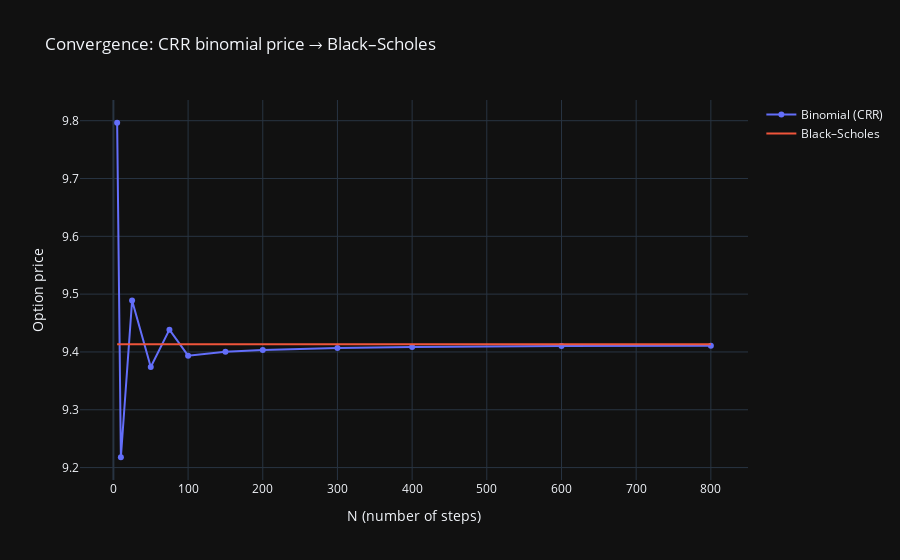
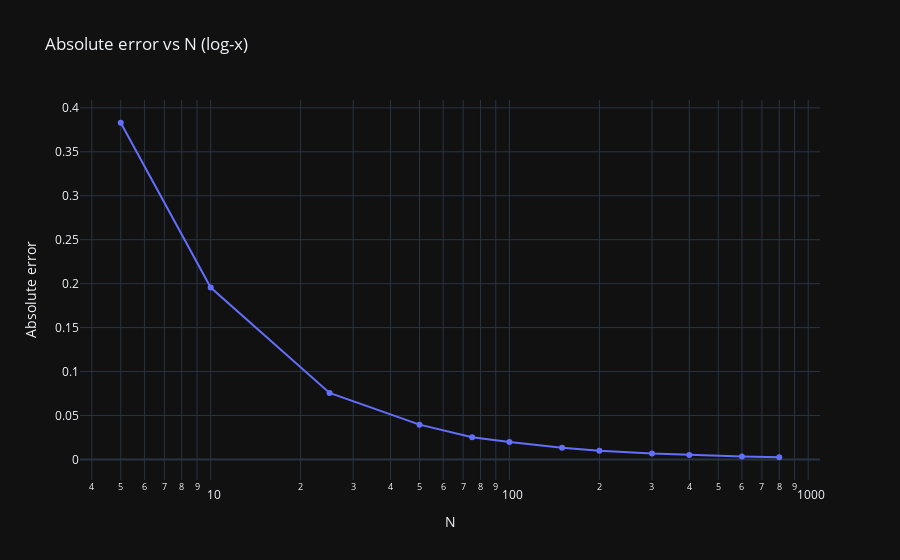

Source (notebook cell) for these figures, in order:
### Code cell
fig = go.Figure()
fig.add_trace(go.Scatter(x=df_conv["N"], y=df_conv["binomial_price"], mode="lines+markers", name="Binomial (CRR)"))
fig.add_trace(go.Scatter(x=df_conv["N"], y=df_conv["bs_price"], mode="lines", name="Black–Scholes"))
fig.update_layout(
    title="Convergence: CRR binomial price → Black–Scholes",
    xaxis_title="N (number of steps)",
    yaxis_title="Option price",
    template="plotly_dark"
)
fig.show()
fig.write_html(ASSETS_DIR / "convergence_binomial_vs_bs.html")

fig2 = go.Figure()
fig2.add_trace(go.Scatter(x=df_conv["N"], y=df_conv["abs_error"], mode="lines+markers", name="|CRR - BS|"))
fig2.update_layout(
    title="Absolute error vs N (log-x)",
    xaxis_title="N",
    yaxis_title="Absolute error",
    template="plotly_dark"
)
fig2.update_xaxes(type="log")
fig2.show()
fig2.write_html(ASSETS_DIR / "error_vs_N.html")

print("Saved HTML charts in:", ASSETS_DIR)

### Figure 1 — Plotly figure (JSON) as saved in the notebook; plotly's stock layout.template omitted (floating-point values rounded to 4 significant figures)
{"data": [{"mode": "lines+markers", "name": "Binomial (CRR)", "type": "scatter", "x": [5, 10, 25, 50, 75, 100, 150, 200, 300, 400, 600, 800], "y": [9.796, 9.218, 9.489, 9.374, 9.439, 9.394, 9.4, 9.403, 9.407, 9.408, 9.41, 9.411]}, {"mode": "lines", "name": "Black–Scholes", "type": "scatter", "x": [5, 10, 25, 50, 75, 100, 150, 200, 300, 400, 600, 800], "y": [9.413, 9.413, 9.413, 9.413, 9.413, 9.413, 9.413, 9.413, 9.413, 9.413, 9.413, 9.413]}], "layout": {"title": {"text": "Convergence: CRR binomial price → Black–Scholes"}, "xaxis": {"title": {"text": "N (number of steps)"}}, "yaxis": {"title": {"text": "Option price"}}}}

### Figure 2 — Plotly figure (JSON) as saved in the notebook; plotly's stock layout.template omitted (floating-point values rounded to 4 significant figures)
{"data": [{"mode": "lines+markers", "name": "|CRR - BS|", "type": "scatter", "x": [5, 10, 25, 50, 75, 100, 150, 200, 300, 400, 600, 800], "y": [0.3831, 0.1956, 0.07567, 0.03956, 0.02515, 0.01981, 0.01321, 0.00991, 0.006608, 0.004957, 0.003305, 0.002479]}], "layout": {"title": {"text": "Absolute error vs N (log-x)"}, "xaxis": {"title": {"text": "N"}, "type": "log"}, "yaxis": {"title": {"text": "Absolute error"}}}}
